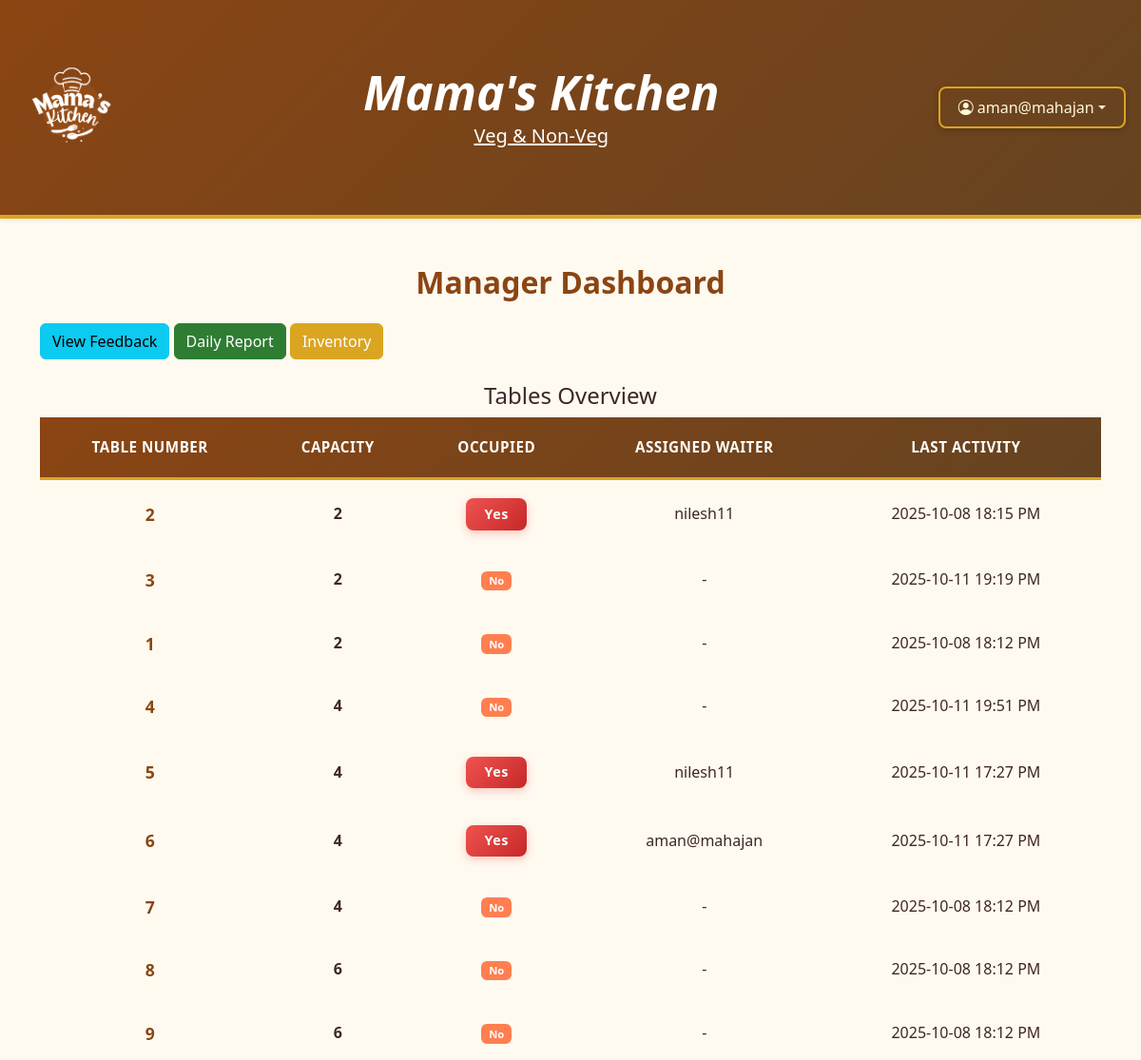
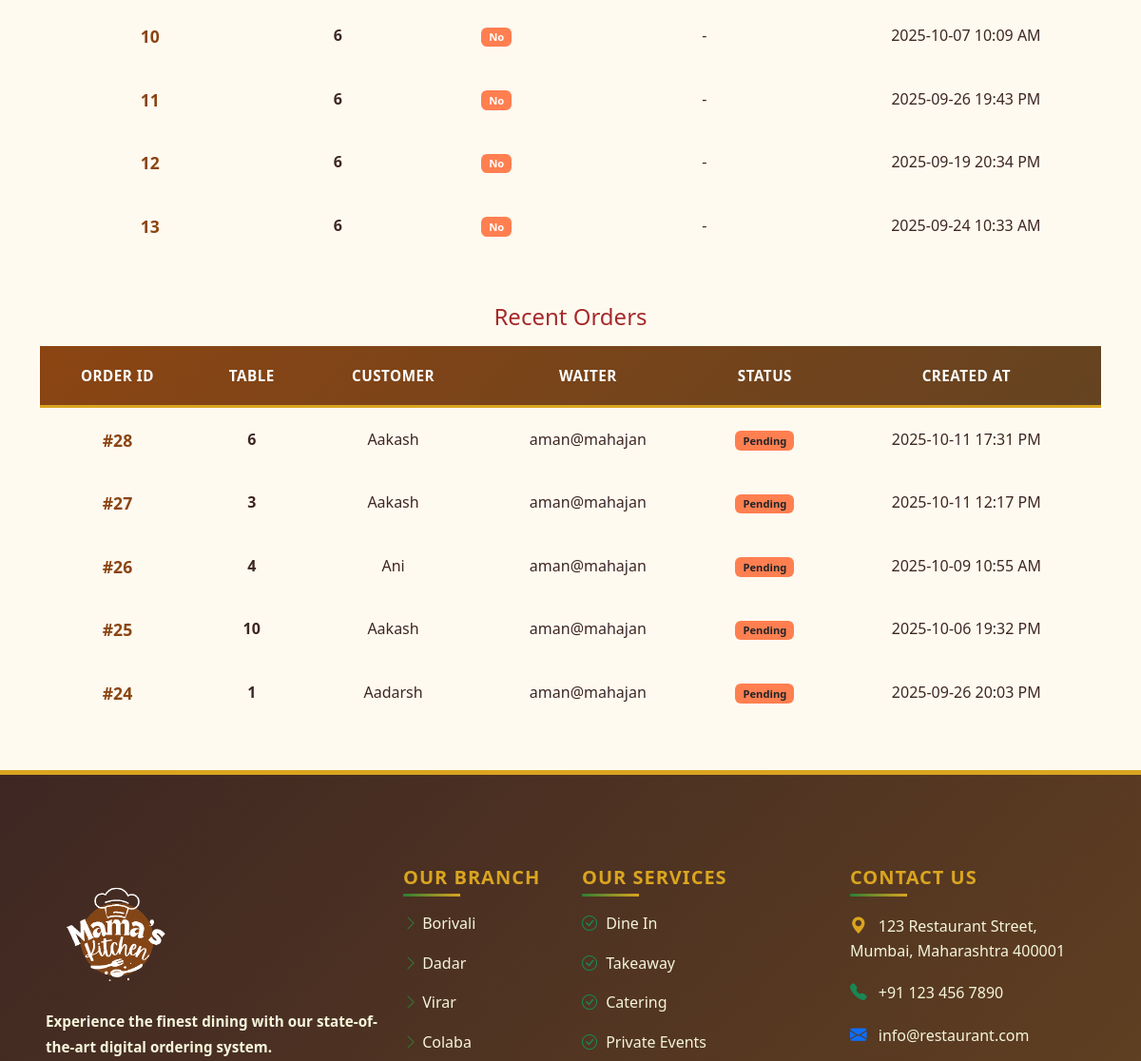
The page /manager/ (signed in, upper part) on the database as committed earlier (2 pictures, top to bottom).
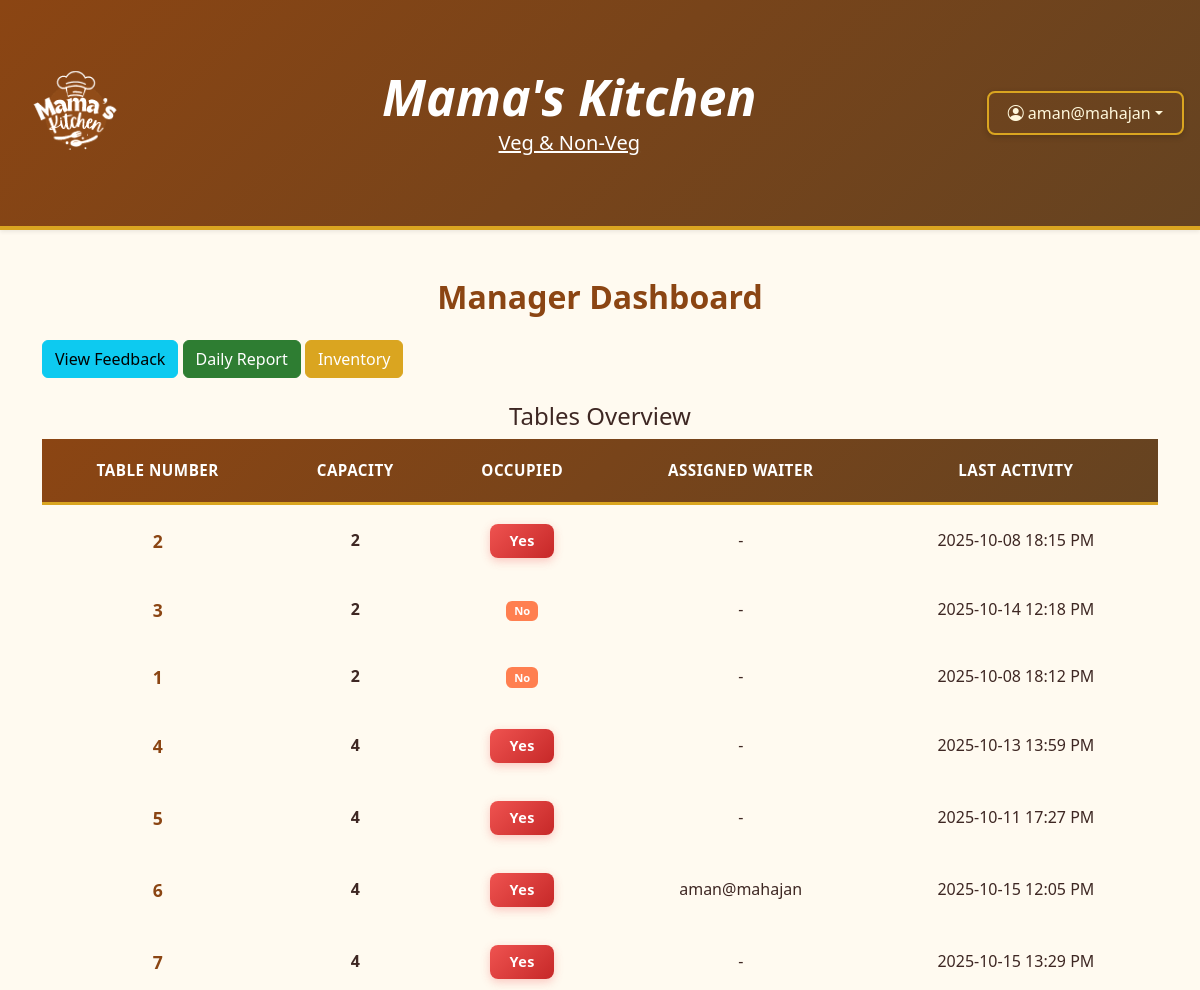
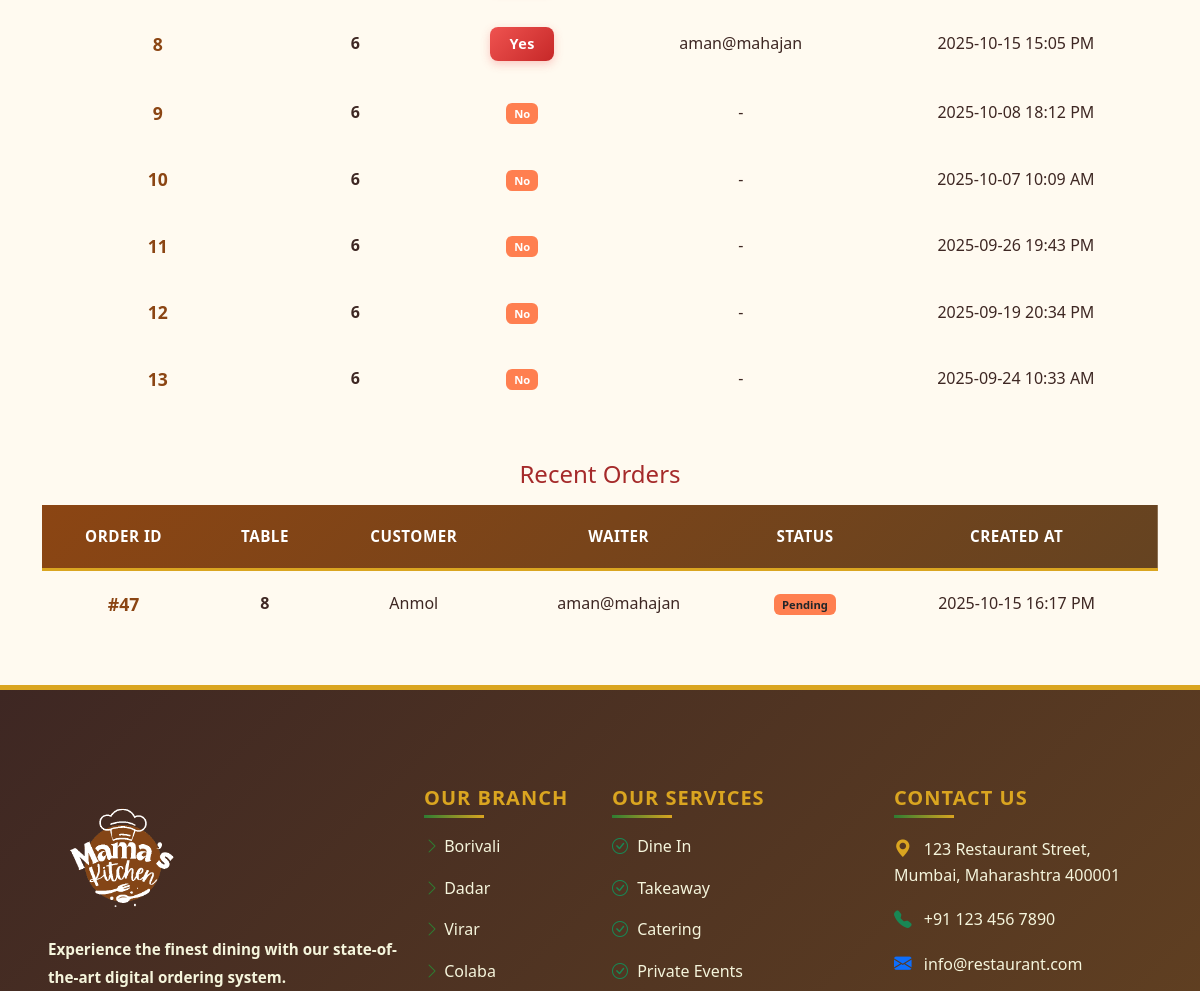
The same page on the database as committed later (2 pictures, top to bottom).
### common/models.py (models this page shows, shortened)
class Table(models.Model):
    number = models.IntegerField(unique=True)
    capacity = models.IntegerField()
    is_occupied = models.BooleanField(default=False)
    assigned_waiter = models.ForeignKey('Staff', null=True, blank=True, on_delete=models.SET_NULL)
    last_activity = models.DateTimeField(auto_now=True)

class Staff(models.Model):
    ROLE_CHOICES = (
        ('waiter', 'Waiter'),
        ('cashier', 'Cashier'),
        ('manager', 'Manager'),
        ('admin', 'Admin'),
    )
    user = models.OneToOneField(User, on_delete=models.CASCADE, null=True, blank=True)
    role = models.CharField(max_length=10, choices=ROLE_CHOICES)

class Order(models.Model):
    table = models.ForeignKey(Table, on_delete=models.CASCADE)
    customer = models.ForeignKey(Customer, on_delete=models.CASCADE)
    waiter = models.ForeignKey(Staff, on_delete=models.SET_NULL, null=True, blank=True)
    status = models.CharField(max_length=20, default='Pending')  # e.g. pending, preparing, served, paid
    created_at = models.DateTimeField(auto_now_add=True)

class Customer(models.Model):
    name = models.CharField(max_length=100)
    mobile = models.CharField(max_length=10, unique=True)
    email = models.EmailField()
    otp = models.CharField(max_length=6)
    is_verified = models.BooleanField(default=False)
    table = models.ForeignKey(Table, null=True, blank=True, on_delete=models.SET_NULL)

### manager/views.py (the view)
# urls.py: path('', views.manager_dashboard, name='manager_dashboard'),
@login_required
def manager_dashboard(request):
    tables = Table.objects.all()
    orders = Order.objects.select_related('table', 'waiter').order_by('-created_at')[:10]
    return render(request, 'manager/dashboard.html', {
        'tables': tables,
        'orders': orders,
    })

### templates/manager/dashboard.html
{% extends 'base.html' %}
{% load static %}
{% block content %}
<div class="container mt-5">
    <div class="text-center">
        <h3 class="mb-4 ">Manager Dashboard</h3>
    </div>
    <div class="mb-4">
        <a href="{% url 'manager_feedback' %}" class="btn btn-info">View Feedback</a>
        <a href="{% url 'manager_report' %}" class="btn btn-success">Daily Report</a>
        <a href="{% url 'inventory_dashboard' %}" class="btn btn-warning">Inventory</a>
    </div>
    <h4 class="text-center">Tables Overview</h4>
    <table class="custom-table">
        <thead class="">
            <tr>
                <th>Table Number</th>
                <th>Capacity</th>
                <th>Occupied</th>
                <th>Assigned Waiter</th>
                <th>Last Activity</th>
            </tr>
        </thead>
        <tbody>
            {% for table in tables %}
            <tr class="text-center">
                <td>{{ table.number }}</td>
                <td>{{ table.capacity }}</td>
                <td>
                    {% if table.is_occupied %}
                    <span class="badge bg-danger">Yes</span>
                    {% else %}
                    <span class="badge bg-success">No</span>
                    {% endif %}
                </td>
                <td>
                    {{ table.assigned_waiter.user.username|default:"-" }}
                </td>
                <td>{{ table.last_activity|date:"Y-m-d H:i A" }}</td>
            </tr>
            {% empty %}
            <tr>
                <td colspan="5" class="text-center">No tables found.</td>
            </tr>
            {% endfor %}
        </tbody>
    </table>
    <h4 class="text-center mt-5 mb-3" style="color: brown;">Recent Orders</h4>
    <table class="custom-table">
        <thead>
            <tr>
                <th>Order ID</th>
                <th>Table</th>
                <th>Customer</th>
                <th>Waiter</th>
                <th>Status</th>
                <th>Created At</th>
            </tr>
        </thead>
        <tbody>
            {% for order in orders %}
            <tr class="text-center">
                <td>#{{ order.id }}</td>
                <td>{{ order.table.number }}</td>
                <td>{{ order.customer.name|title }}</td>
                <td>{{ order.waiter.user.username|default:"-" }}</td>
                <td><span class="badge bg-info text-dark">{{ order.status }}</span></td>
                <td>{{ order.created_at|date:"Y-m-d H:i A" }}</td>
            </tr>
            {% empty %}
            <tr>
                <td colspan="6" class="text-center">No recent orders.</td>
            </tr>
            {% endfor %}
        </tbody>
    </table>
</div>
{% endblock %}

Rows that differ between the two databases and show on the page:
removed Order: id "28", table.number "6", customer.name "Aakash", waiter.user.username "aman@mahajan", status "Pending", created_at "2025-10-11 17:31 PM"
removed Order: id "27", table.number "3", customer.name "Aakash", waiter.user.username "aman@mahajan", status "Pending", created_at "2025-10-11 12:17 PM"
removed Order: id "26", table.number "4", customer.name "Ani", waiter.user.username "aman@mahajan", status "Pending", created_at "2025-10-09 10:55 AM"
removed Order: id "25", table.number "10", customer.name "Aakash", waiter.user.username "aman@mahajan", status "Pending", created_at "2025-10-06 19:32 PM"
removed Order: id "24", table.number "1", customer.name "Aadarsh", waiter.user.username "aman@mahajan", status "Pending", created_at "2025-09-26 20:03 PM"
changed Table "2025-10-08 18:15 PM": assigned_waiter.user.username "nilesh11" → "-"
changed Table (number 2 of 13 on the later page): last_activity "2025-10-11 19:19 PM" → "2025-10-14 12:18 PM"
changed Table (number 4 of 13 on the later page): last_activity "2025-10-11 19:51 PM" → "2025-10-13 13:59 PM"; is_occupied "No" → "Yes"
changed Table "2025-10-11 17:27 PM": assigned_waiter.user.username "nilesh11" → "-"
changed Table (number 6 of 13 on the later page): last_activity "2025-10-11 17:27 PM" → "2025-10-15 12:05 PM"
changed Table (number 7 of 13 on the later page): last_activity "2025-10-08 18:12 PM" → "2025-10-15 13:29 PM"; is_occupied "No" → "Yes"
changed Table (number 8 of 13 on the later page): assigned_waiter.user.username "-" → "aman@mahajan"; last_activity "2025-10-08 18:12 PM" → "2025-10-15 15:05 PM"; is_occupied "No" → "Yes"
added Order: id "47", table.number "8", customer.name "Anmol", waiter.user.username "aman@mahajan", status "Pending", created_at "2025-10-15 16:17 PM"
